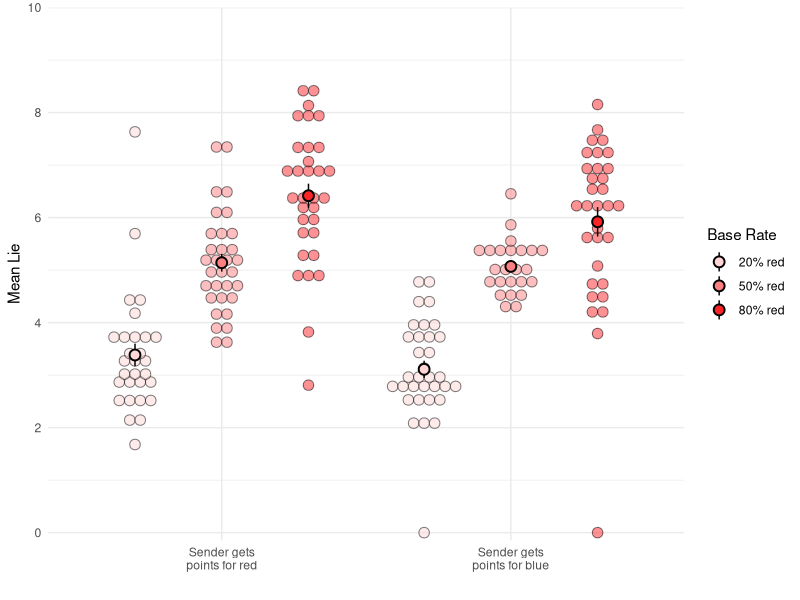
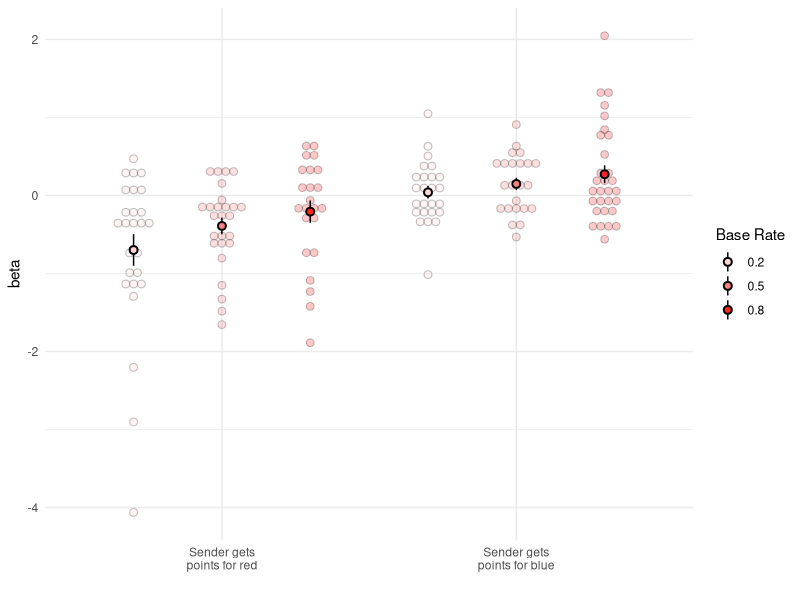
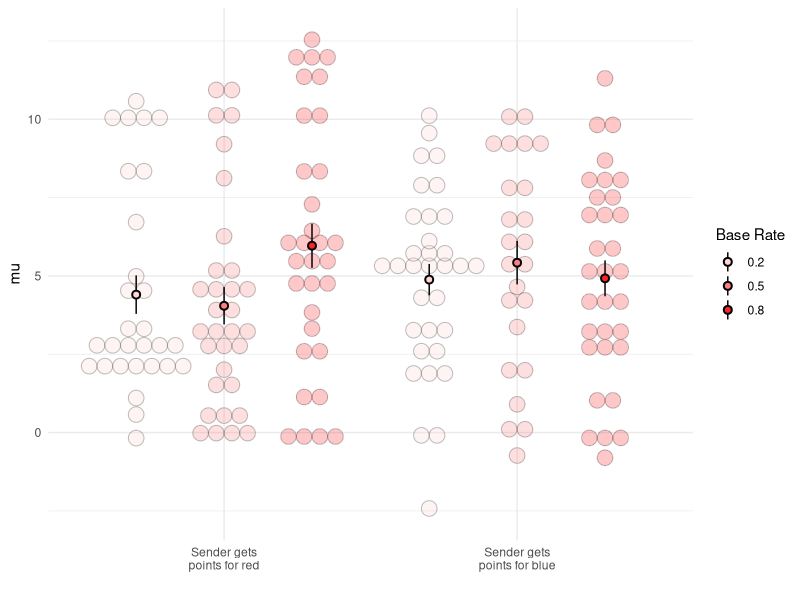
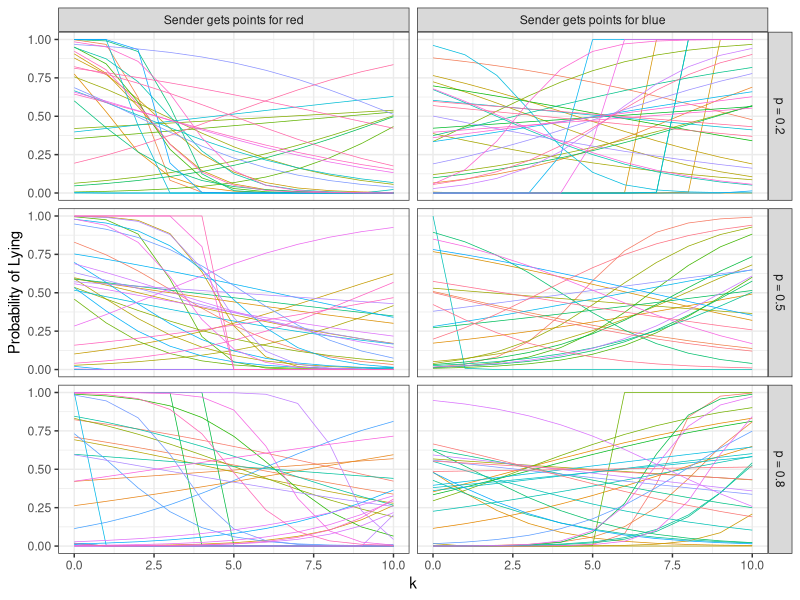
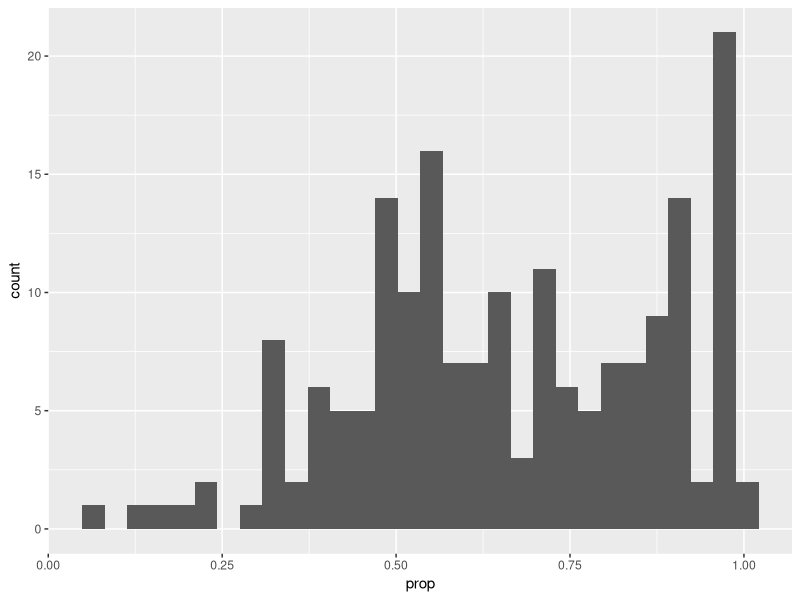
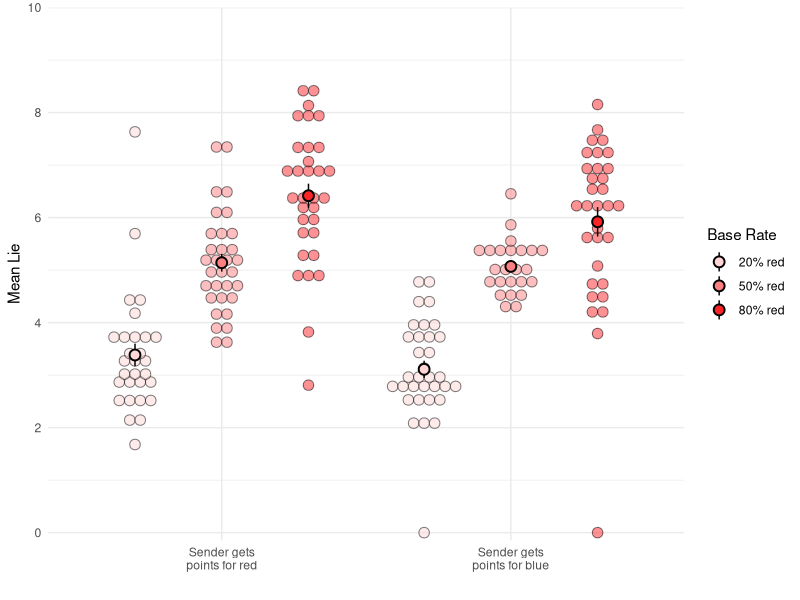
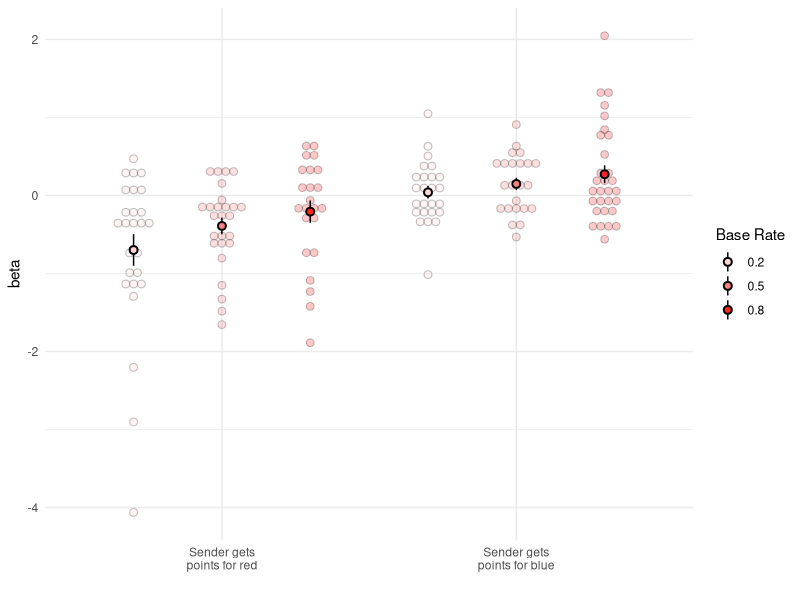
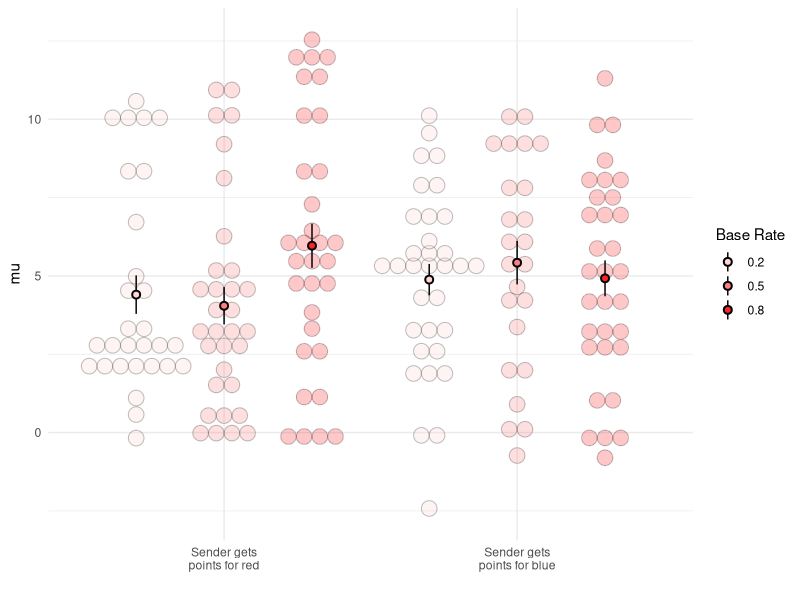

R code for these plots, in order:
# MLE analysis fit to individuals

setwd("/Users/loey/Desktop/Research/FakeNews/Bullshitter/DataAnalysis/Exp4/Exp_3_7")

library(tidyverse)
library(stats4)
bs.final <- read.csv("bsfinal_anon.csv")

my_red = c("#ffd5d6","#fc7f81","#fd2428")
p_label = c(
  "p = 0.2" = "20% red",
  "p = 0.5" = "50% red",
  "p = 0.8" = "80% red"
)

sender_points_label = c(
  "expt4" = "Sender gets\npoints for red",
  "expt5" = "Sender gets\npoints for blue"
)

base_rate_label = c(
  "p = 0.2" = "20% red",
  "p = 0.5" = "50% red",
  "p = 0.8" = "80% red"
)


################################
###### Analysis Functions ######
################################

humanLie <- bs.final %>%
  filter(roleCurrent == "bullshitter") %>%
  mutate(condition = paste0(probabilityRed,"_",expt))

logitToProb <- function(logit){
  exp(logit) / (1+exp(logit))
}

probToLogit <- function(prob){
  log(prob / (1 - prob))
}

lieLogisticModel <- function(k, beta, mu){
  logodds = beta * (k-mu)
  logitToProb(pmin(10, pmax(-10, logodds)))
}

p.lie.k <- function(k, beta, mu){
  lieLogisticModel(k, beta, mu)
}

p.kstar.k <- function(k, kstar, alph){
  alph = logitToProb(alph)
  dbinom(kstar, 10, alph) / (1-dbinom(k, 10, alph))  
}

lieLogisticBinom <- function(k, kstar, beta, mu, alph){
  p.lie = p.lie.k(k, beta, mu)
  ifelse(k == kstar, 1 - p.lie, p.lie * p.kstar.k(k, kstar, alph))
}

binom.p <- function(kstar, alph){
  alph = logitToProb(alph)
  dbinom(kstar, 10, alph)
}

###################
## Analysis Loop ##
###################

set.seed(8888)
indivFits <- data.frame(subjID = NULL, 
                        expt = NULL, 
                        prob = NULL, 
                        beta.est = NULL, 
                        beta.se = NULL, 
                        mu.est = NULL, 
                        mu.se = NULL, 
                        alph.est = NULL, 
                        alph.se = NULL)
# subj041, subj166 fail to fit because they never lied
for(subjNum in unique(humanLie$subjID)){
  humanLie.subj <- filter(humanLie, subjID == subjNum)
  expt = unique(humanLie.subj$expt)
  prob = unique(humanLie.subj$probabilityRed)
  try({
    nLL.indiv <- function(beta, mu, alph){
      k = humanLie.subj$drawnRed
      kstar = humanLie.subj$reportedDrawn
      mu = mu
      alph = alph
      betas = ifelse(expt=="expt4", 1*beta, -1*beta)

      pred = lieLogisticBinom(k, kstar, betas, mu, alph)
      # likelihood of observed kstar for that k, given parameters
      neg.log.lik = -1*sum(log(pred))
      # neg.log.prior = abs(beta)
      neg.log.prior = .05*(mu-5)^2
      neg.log.lik + neg.log.prior
    }

    fit.subj <- summary(mle(nLL.indiv,
                            start=list(beta=rnorm(1, 0, 0.5),
                                       mu=rnorm(1, 5, 3),
                                       alph=rnorm(1, 0, 0.5)),
                            method = "BFGS"))
    newdf <- data.frame(subjID = subjNum,
                        expt = expt,
                        prob = prob,
                        beta.est = round(fit.subj@coef["beta","Estimate"],5),
                        beta.se = round(fit.subj@coef["beta","Std. Error"],5),
                        mu.est = round(fit.subj@coef["mu","Estimate"],5),
                        mu.se = round(fit.subj@coef["mu","Std. Error"],5),
                        alph.est = round(fit.subj@coef["alph","Estimate"],5),
                        alph.se = round(fit.subj@coef["alph","Std. Error"],5)
    )
    indivFits <- bind_rows(indivFits, newdf)
  }, TRUE)
}


errorSubj <- setdiff(humanLie$subjID, indivFits$subjID) #subjects that threw an error in fitting data
length(errorSubj)


nSubj <- length(unique(indivFits$subjID))
lieMLE.pred <- data.frame(subj=rep(indivFits$subjID,each=11*11),
                          p=as.factor(rep(indivFits$prob,each=11*11)),
                          expt=as.factor(rep(indivFits$expt,each=11*11)),
                          k=rep(rep(0:10,each=11),nSubj), 
                          kstar=rep(0:10, 11*nSubj),
                          beta=rep(indivFits$beta.est,each=11*11),
                          beta.se=rep(indivFits$beta.se,each=11*11),
                          mu=rep(indivFits$mu.est,each=11*11),
                          mu.se=rep(indivFits$mu.se,each=11*11),
                          alph=rep(indivFits$alph.est,each=11*11),
                          alph.se=rep(indivFits$alph.se,each=11*11)) %>%
  mutate(beta = ifelse(expt=="expt4", beta, -beta),
         p.lie.k = p.lie.k(k, beta, mu),
         p.kstar.k=lieLogisticBinom(k, kstar, beta, mu, alph),
         binom.kstar = binom.p(kstar, alph),
         logp.kstar.k = log(p.kstar.k))
#write_csv(lieMLE.pred, "individual_sender.csv")


lieMLE.pred %>%
  select(subj, p, expt, alph, alph.se) %>%
  unique() %>%
  mutate(p_expt = paste0(p, "_", expt),
         p = as.factor(paste("p =", p)),
         meanAlph = 10*logitToProb(alph)) %>%
  ggplot(aes(x=expt, y=meanAlph, fill=p)) +
  geom_dotplot(binaxis = "y", binwidth=0.2, stackdir = "center", alpha=0.5, position="dodge") +
  geom_pointrange(aes(fill=p),
                  stat="summary", 
                  fun.data = "mean_se", 
                  position =  position_dodge(width = 0.9), 
                  shape=21,
                  size=0.75) +
  scale_x_discrete("", labels=sender_points_label) +
  scale_y_continuous("Mean Lie", limits=c(0,10), expand=c(0,0.15,0,0), breaks=seq(0,10,2)) +
  scale_fill_manual("Base Rate", values=my_red, labels=base_rate_label) +
  theme_minimal()
ggsave("img/individual/meanLie.pdf", width=6, height=6)

lieMLE.pred %>%
  select(subj, p, expt, beta, beta.se) %>%
  unique() %>%
  filter(beta.se < 10) %>%
  ggplot(aes(x=expt, y=beta, fill=p)) +
  geom_dotplot(binaxis = "y", binwidth=0.1, stackdir = "center", alpha=0.25, position="dodge") +
  geom_pointrange(aes(fill=p),
                  stat="summary", 
                  fun.data = "mean_se", 
                  position =  position_dodge(width = 0.9), 
                  shape=21,
                  size=0.5) +
  scale_x_discrete("", labels=sender_points_label) +
  scale_fill_manual("Base Rate", values=my_red, labels=base_rate_label) +
  theme_minimal()
ggsave("img/individual/beta.pdf")

lieMLE.pred %>%
  select(subj, p, expt, mu, mu.se) %>%
  unique() %>%
  #filter(beta.se < 10) %>%
  ggplot(aes(x=expt, y=mu, fill=p)) +
  geom_dotplot(binaxis = "y", binwidth=0.5, stackdir = "center", alpha=0.25, position="dodge") +
  geom_pointrange(aes(fill=p),
                  stat="summary", 
                  fun.data = "mean_se", 
                  position =  position_dodge(width = 0.9), 
                  shape=21,
                  size=0.5) +
  scale_x_discrete("", labels=sender_points_label) +
  scale_fill_manual("Base Rate", values=my_red, labels=base_rate_label) +
  theme_minimal()
ggsave("img/individual/mu.pdf")

 lieMLE.pred %>%
  select(subj, p, expt, k, p.lie.k) %>%
  unique() %>%
  mutate(p = as.factor(paste("p =", p)),
         expt = factor(ifelse(expt=="expt4", "Sender gets points for red", "Sender gets points for blue"),
                       levels = c("Sender gets points for red", "Sender gets points for blue"))) %>%
  ggplot(aes(x=k, y=p.lie.k, colour=subj)) +
  geom_line(size=0.25) +
  scale_y_continuous("Probability of Lying") +
  guides(colour=FALSE) +
  facet_grid(p~expt) +
  theme_bw()
ggsave("img/individual/probLie.pdf")












humanLie %>%
  group_by(subjID, lie) %>%
  count() %>%
  group_by(subjID) %>%
  mutate(prop = n/sum(n)) %>%
  filter(!lie) %>%
  ggplot(aes(x=prop)) +
  geom_histogram()
